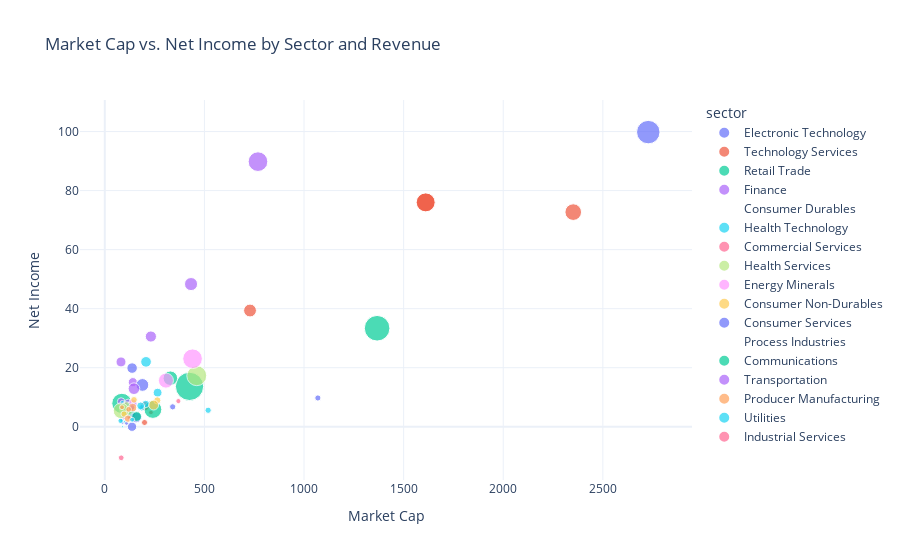

The notebook cell this image was saved under:
### Code cell
# Replace NaN values in 'equity' with a default value, e.g., the mean or a small number

scatter_marketcap_vs_income = df_merged.fillna(0).sort_values(by='market_cap', ascending=False).head(100)
# Now, creating the scatter plot with Plotly
fig = px.scatter(scatter_marketcap_vs_income,
                 x='market_cap',
                 y='net_income',
                 size='revenue',
                 color='sector',
                 hover_name='company_name',
                 labels={'market_cap': 'Market Cap', 'net_income': 'Net Income', 'equity': 'Equity'},
                 title='Market Cap vs. Net Income by Sector and Revenue',
                 template='plotly_white')

fig.show()

### Figure 1 — Plotly figure (JSON) as saved in the notebook; plotly's stock layout.template omitted (floating-point values rounded to 4 significant figures)
{"data": [{"hovertemplate": "<b>%{hovertext}</b><br><br>sector=Electronic Technology<br>Market Cap=%{x}<br>Net Income=%{y}<br>revenue=%{marker.size}<extra></extra>", "hovertext": ["Apple Inc.", "NVIDIA Corporation", "Broadcom Inc.", "Advanced Micro Devices, Inc.", "Texas Instruments Incorporated", "Intel Corporation", "Boeing Company (The)", "RTX Corporation", "Honeywell International Inc.", "QUALCOMM Incorporated", "Lockheed Martin Corporation", "Analog Devices, Inc."], "legendgroup": "Electronic Technology", "marker": {"color": "#636efa", "size": [394.3, 26.91, 27.45, 0, 18.34, 79.02, 62.29, 64.39, 34.39, 0, 67.04, 7.32], "sizemode": "area", "sizeref": 1.432, "symbol": "circle"}, "mode": "markers", "name": "Electronic Technology", "orientation": "v", "showlegend": true, "type": "scatter", "x": [2728.0, 1069.0, 340.8, 170.4, 151.2, 137.2, 136.7, 124.9, 123.9, 122.9, 113.3, 88.9], "xaxis": "x", "y": [99.8, 9.75, 6.74, 0, 7.77, 19.87, 0, 3.86, 5.61, 12.94, 6.32, 1.39], "yaxis": "y"}, {"hovertemplate": "<b>%{hovertext}</b><br><br>sector=Technology Services<br>Market Cap=%{x}<br>Net Income=%{y}<br>revenue=%{marker.size}<extra></extra>", "hovertext": ["Microsoft Corporation", "Alphabet Inc.", "Alphabet Inc.", "Meta Platforms, Inc.", "Oracle Corporation", "Adobe Inc.", "Cisco Systems, Inc.", "Accenture plc", "Salesforce, Inc.", "Netflix, Inc.", "Intuit Inc.", "International Business Machines Corporation", "ServiceNow, Inc.", "Automatic Data Processing, Inc."], "legendgroup": "Technology Services", "marker": {"color": "#EF553B", "size": [198.3, 257.6, 257.6, 117.9, 0, 15.79, 0, 61.6, 26.49, 0, 0, 0, 0, 0], "sizemode": "area", "sizeref": 1.432, "symbol": "circle"}, "mode": "markers", "name": "Technology Services", "orientation": "v", "showlegend": true, "type": "scatter", "x": [2351.0, 1612.0, 1610.0, 729.0, 316.1, 231.6, 224.3, 201.2, 199.5, 179.3, 136.1, 128.8, 110.6, 103.4], "xaxis": "x", "y": [72.7, 76, 76, 39.37, 0, 4.822, 0, 6.99, 1.44, 0, 2.066, 5.74, 0, 2.47], "yaxis": "y"}, {"hovertemplate": "<b>%{hovertext}</b><br><br>sector=Retail Trade<br>Market Cap=%{x}<br>Net Income=%{y}<br>revenue=%{marker.size}<extra></extra>", "hovertext": ["Amazon.com, Inc.", "Walmart Inc.", "Home Depot, Inc. (The)", "Costco Wholesale Corporation", "Lowe’s Companies, Inc.", "TJX Companies, Inc. (The)", "CVS Health Corporation"], "legendgroup": "Retail Trade", "marker": {"color": "#00cc96", "size": [469.8, 572.8, 151.2, 226.9, 72.15, 0, 292.1], "sizemode": "area", "sizeref": 1.432, "symbol": "circle"}, "mode": "markers", "name": "Retail Trade", "orientation": "v", "showlegend": true, "type": "scatter", "x": [1367.0, 425.3, 329.1, 241.5, 128.5, 102.9, 85.81], "xaxis": "x", "y": [33.36, 13.67, 16.43, 5.84, 4.281, 0, 7.91], "yaxis": "y"}, {"hovertemplate": "<b>%{hovertext}</b><br><br>sector=Finance<br>Market Cap=%{x}<br>Net Income=%{y}<br>revenue=%{marker.size}<extra></extra>", "hovertext": ["Berkshire Hathaway Inc. New", "JP Morgan Chase & Co.", "Bank of America Corporation", "Wells Fargo & Company", "Morgan Stanley", "American Express Company", "Prologis, Inc.", "Charles Schwab Corporation (The)", "Goldman Sachs Group, Inc. (The)", "BlackRock, Inc.", "Marsh & McLennan Companies, Inc.", "American Tower Corporation (REIT)", "Chubb Limited", "Citigroup, Inc."], "legendgroup": "Finance", "marker": {"color": "#ab63fa", "size": [276.1, 121.7, 89.11, 0, 59.8, 43.66, 4.76, 18.52, 0, 19.17, 19.8, 9.356, 40.96, 71.88], "sizemode": "area", "sizeref": 1.432, "symbol": "circle"}, "mode": "markers", "name": "Finance", "orientation": "v", "showlegend": true, "type": "scatter", "x": [768.9, 432.9, 231.3, 155.5, 140.7, 118.0, 113.8, 108.4, 107.1, 100.1, 93.28, 82.19, 82.11, 81.36], "xaxis": "x", "y": [89.8, 48.33, 30.56, 0, 15.1, 8.06, 2.94, 5.36, 21.6, 5.9, 3.14, 2.567, 8.54, 21.95], "yaxis": "y"}, {"hovertemplate": "<b>%{hovertext}</b><br><br>sector=Consumer Durables<br>Market Cap=%{x}<br>Net Income=%{y}<br>revenue=%{marker.size}<extra></extra>", "hovertext": ["Tesla, Inc."], "legendgroup": "Consumer Durables", "marker": {"color": "#FFA15A", "size": [0], "sizemode": "area", "sizeref": 1.432, "symbol": "circle"}, "mode": "markers", "name": "Consumer Durables", "orientation": "v", "showlegend": true, "type": "scatter", "x": [684.0], "xaxis": "x", "y": [5.52], "yaxis": "y"}, {"hovertemplate": "<b>%{hovertext}</b><br><br>sector=Health Technology<br>Market Cap=%{x}<br>Net Income=%{y}<br>revenue=%{marker.size}<extra></extra>", "hovertext": ["Eli Lilly and Company", "Johnson & Johnson", "Merck & Company, Inc.", "AbbVie Inc.", "Pfizer, Inc.", "Thermo Fisher Scientific Inc", "Danaher Corporation", "Abbott Laboratories", "Amgen Inc.", "Bristol-Myers Squibb Company", "Medtronic plc.", "Stryker Corporation", "Intuitive Surgical, Inc.", "Gilead Sciences, Inc.", "Vertex Pharmaceuticals Incorporated", "Regeneron Pharmaceuticals, Inc.", "Zoetis Inc.", "Becton, Dickinson and Company"], "legendgroup": "Health Technology", "marker": {"color": "#19d3f3", "size": [28.32, 0, 0, 56.2, 81.29, 39.21, 29.45, 43.1, 0, 46.39, 0, 0, 5.71, 27.31, 3.04, 16.07, 7.78, 20.25], "sizemode": "area", "sizeref": 1.432, "symbol": "circle"}, "mode": "markers", "name": "Health Technology", "orientation": "v", "showlegend": true, "type": "scatter", "x": [518.7, 448.3, 277.1, 265.0, 207.0, 205.5, 185.6, 180.0, 140.0, 129.6, 108.5, 105.5, 100.5, 94.55, 89.0, 88.18, 83.58, 79.4], "xaxis": "x", "y": [5.58, 0, 0, 11.54, 21.98, 7.73, 6.43, 7.07, 5.89, 6.99, 0, 1.994, 1.7, 6.23, 0, 8.08, 2.04, 2.002], "yaxis": "y"}, {"hovertemplate": "<b>%{hovertext}</b><br><br>sector=Commercial Services<br>Market Cap=%{x}<br>Net Income=%{y}<br>revenue=%{marker.size}<extra></extra>", "hovertext": ["Visa Inc.", "Mastercard Incorporated", "S&P Global Inc."], "legendgroup": "Commercial Services", "marker": {"color": "#FF6692", "size": [0, 18.88, 8.297], "sizemode": "area", "sizeref": 1.432, "symbol": "circle"}, "mode": "markers", "name": "Commercial Services", "orientation": "v", "showlegend": true, "type": "scatter", "x": [485.5, 369.4, 121.6], "xaxis": "x", "y": [0, 8.69, 3.024], "yaxis": "y"}, {"hovertemplate": "<b>%{hovertext}</b><br><br>sector=Health Services<br>Market Cap=%{x}<br>Net Income=%{y}<br>revenue=%{marker.size}<extra></extra>", "hovertext": ["UnitedHealth Group Incorporated", "Elevance Health, Inc.", "The Cigna Group"], "legendgroup": "Health Services", "marker": {"color": "#B6E880", "size": [285.3, 136.9, 174.1], "sizemode": "area", "sizeref": 1.432, "symbol": "circle"}, "mode": "markers", "name": "Health Services", "orientation": "v", "showlegend": true, "type": "scatter", "x": [461.7, 109.1, 81.69], "xaxis": "x", "y": [17.29, 6.1, 5.4], "yaxis": "y"}, {"hovertemplate": "<b>%{hovertext}</b><br><br>sector=Energy Minerals<br>Market Cap=%{x}<br>Net Income=%{y}<br>revenue=%{marker.size}<extra></extra>", "hovertext": ["Exxon Mobil Corporation", "Chevron Corporation", "ConocoPhillips"], "legendgroup": "Energy Minerals", "marker": {"color": "#FF97FF", "size": [276.7, 162.5, 45.83], "sizemode": "area", "sizeref": 1.432, "symbol": "circle"}, "mode": "markers", "name": "Energy Minerals", "orientation": "v", "showlegend": true, "type": "scatter", "x": [440.5, 306.9, 140.5], "xaxis": "x", "y": [23.04, 15.63, 8.08], "yaxis": "y"}, {"hovertemplate": "<b>%{hovertext}</b><br><br>sector=Consumer Non-Durables<br>Market Cap=%{x}<br>Net Income=%{y}<br>revenue=%{marker.size}<extra></extra>", "hovertext": ["Procter & Gamble Company (The)", "Coca-Cola Company (The)", "PepsiCo, Inc.", "Nike, Inc.", "Philip Morris International Inc", "Mondelez International, Inc."], "legendgroup": "Consumer Non-Durables", "marker": {"color": "#FECB52", "size": [0, 37.27, 70.37, 0, 31.41, 28.72], "sizemode": "area", "sizeref": 1.432, "symbol": "circle"}, "mode": "markers", "name": "Consumer Non-Durables", "orientation": "v", "showlegend": true, "type": "scatter", "x": [359.6, 263.6, 245.3, 160.4, 146.5, 96.77], "xaxis": "x", "y": [0, 8.92, 7.353, 6.05, 9.109, 4.3], "yaxis": "y"}, {"hovertemplate": "<b>%{hovertext}</b><br><br>sector=Consumer Services<br>Market Cap=%{x}<br>Net Income=%{y}<br>revenue=%{marker.size}<extra></extra>", "hovertext": ["McDonald’s Corporation", "Comcast Corporation", "Walt Disney Company (The)", "Starbucks Corporation", "Booking Holdings Inc. Common Stock"], "legendgroup": "Consumer Services", "marker": {"color": "#636efa", "size": [0, 116.4, 82.72, 0, 10.96], "sizemode": "area", "sizeref": 1.432, "symbol": "circle"}, "mode": "markers", "name": "Consumer Services", "orientation": "v", "showlegend": true, "type": "scatter", "x": [205.3, 188.8, 157.1, 111.4, 109.2], "xaxis": "x", "y": [7.545, 14.16, 3.145, 0, 1.17], "yaxis": "y"}, {"hovertemplate": "<b>%{hovertext}</b><br><br>sector=Process Industries<br>Market Cap=%{x}<br>Net Income=%{y}<br>revenue=%{marker.size}<extra></extra>", "hovertext": ["Linde plc"], "legendgroup": "Process Industries", "marker": {"color": "#EF553B", "size": [0], "sizemode": "area", "sizeref": 1.432, "symbol": "circle"}, "mode": "markers", "name": "Process Industries", "orientation": "v", "showlegend": true, "type": "scatter", "x": [183.0], "xaxis": "x", "y": [0], "yaxis": "y"}, {"hovertemplate": "<b>%{hovertext}</b><br><br>sector=Communications<br>Market Cap=%{x}<br>Net Income=%{y}<br>revenue=%{marker.size}<extra></extra>", "hovertext": ["T-Mobile US, Inc.", "Verizon Communications Inc.", "AT&T Inc."], "legendgroup": "Communications", "marker": {"color": "#00cc96", "size": [68.4, 0, 0], "sizemode": "area", "sizeref": 1.432, "symbol": "circle"}, "mode": "markers", "name": "Communications", "orientation": "v", "showlegend": true, "type": "scatter", "x": [160.2, 139.5, 100.4], "xaxis": "x", "y": [3.468, 0, 20.08], "yaxis": "y"}, {"hovertemplate": "<b>%{hovertext}</b><br><br>sector=Transportation<br>Market Cap=%{x}<br>Net Income=%{y}<br>revenue=%{marker.size}<extra></extra>", "hovertext": ["United Parcel Service, Inc.", "Union Pacific Corporation"], "legendgroup": "Transportation", "marker": {"color": "#ab63fa", "size": [97.29, 21.8], "sizemode": "area", "sizeref": 1.432, "symbol": "circle"}, "mode": "markers", "name": "Transportation", "orientation": "v", "showlegend": true, "type": "scatter", "x": [146.5, 137.3], "xaxis": "x", "y": [12.89, 6.5], "yaxis": "y"}, {"hovertemplate": "<b>%{hovertext}</b><br><br>sector=Producer Manufacturing<br>Market Cap=%{x}<br>Net Income=%{y}<br>revenue=%{marker.size}<extra></extra>", "hovertext": ["Caterpillar, Inc.", "General Electric Company", "Applied Materials, Inc.", "Deere & Company", "Lam Research Corporation", "Eaton Corporation, PLC"], "legendgroup": "Producer Manufacturing", "marker": {"color": "#FFA15A", "size": [48.19, 0, 23.06, 39.54, 17.23, 0], "sizemode": "area", "sizeref": 1.432, "symbol": "circle"}, "mode": "markers", "name": "Producer Manufacturing", "orientation": "v", "showlegend": true, "type": "scatter", "x": [139.7, 121.7, 119.8, 116.4, 86.52, 85.65], "xaxis": "x", "y": [6.49, 0, 5.89, 2.751, 6.61, 0], "yaxis": "y"}, {"hovertemplate": "<b>%{hovertext}</b><br><br>sector=Utilities<br>Market Cap=%{x}<br>Net Income=%{y}<br>revenue=%{marker.size}<extra></extra>", "hovertext": ["NextEra Energy, Inc."], "legendgroup": "Utilities", "marker": {"color": "#19d3f3", "size": [17.07], "sizemode": "area", "sizeref": 1.432, "symbol": "circle"}, "mode": "markers", "name": "Utilities", "orientation": "v", "showlegend": true, "type": "scatter", "x": [137.3], "xaxis": "x", "y": [2.37], "yaxis": "y"}, {"hovertemplate": "<b>%{hovertext}</b><br><br>sector=Industrial Services<br>Market Cap=%{x}<br>Net Income=%{y}<br>revenue=%{marker.size}<extra></extra>", "hovertext": ["Schlumberger N.V."], "legendgroup": "Industrial Services", "marker": {"color": "#FF6692", "size": [23.6], "sizemode": "area", "sizeref": 1.432, "symbol": "circle"}, "mode": "markers", "name": "Industrial Services", "orientation": "v", "showlegend": true, "type": "scatter", "x": [82.47], "xaxis": "x", "y": [-10.52], "yaxis": "y"}], "layout": {"autosize": true, "legend": {"itemsizing": "constant", "title": {"text": "sector"}, "tracegroupgap": 0}, "title": {"text": "Market Cap vs. Net Income by Sector and Revenue"}, "xaxis": {"anchor": "y", "autorange": true, "domain": [0, 1], "range": [-110.4, 2931.0], "title": {"text": "Market Cap"}, "type": "linear"}, "yaxis": {"anchor": "x", "autorange": true, "domain": [0, 1], "range": [-19.76, 116.6], "title": {"text": "Net Income"}, "type": "linear"}}}
